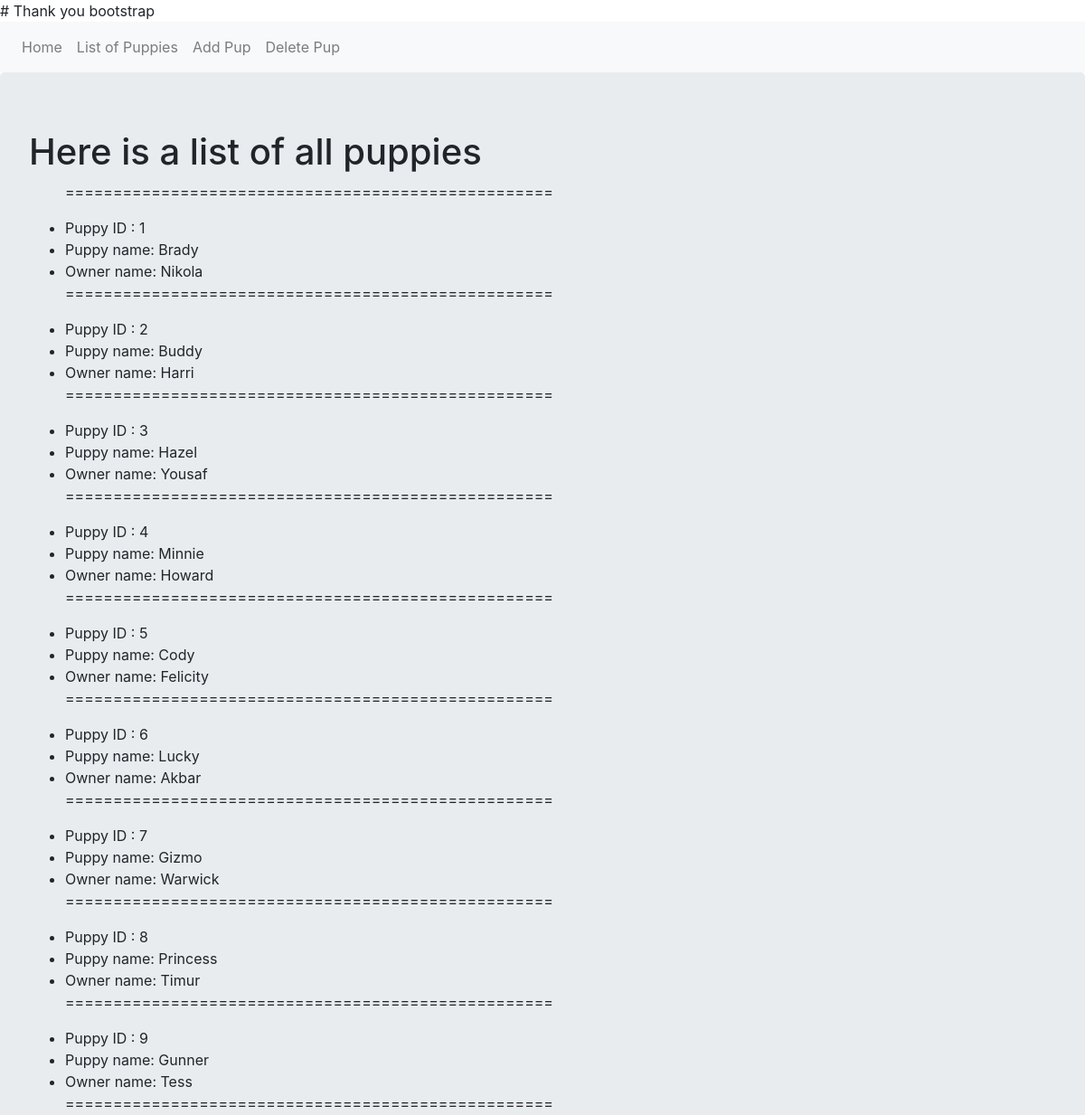
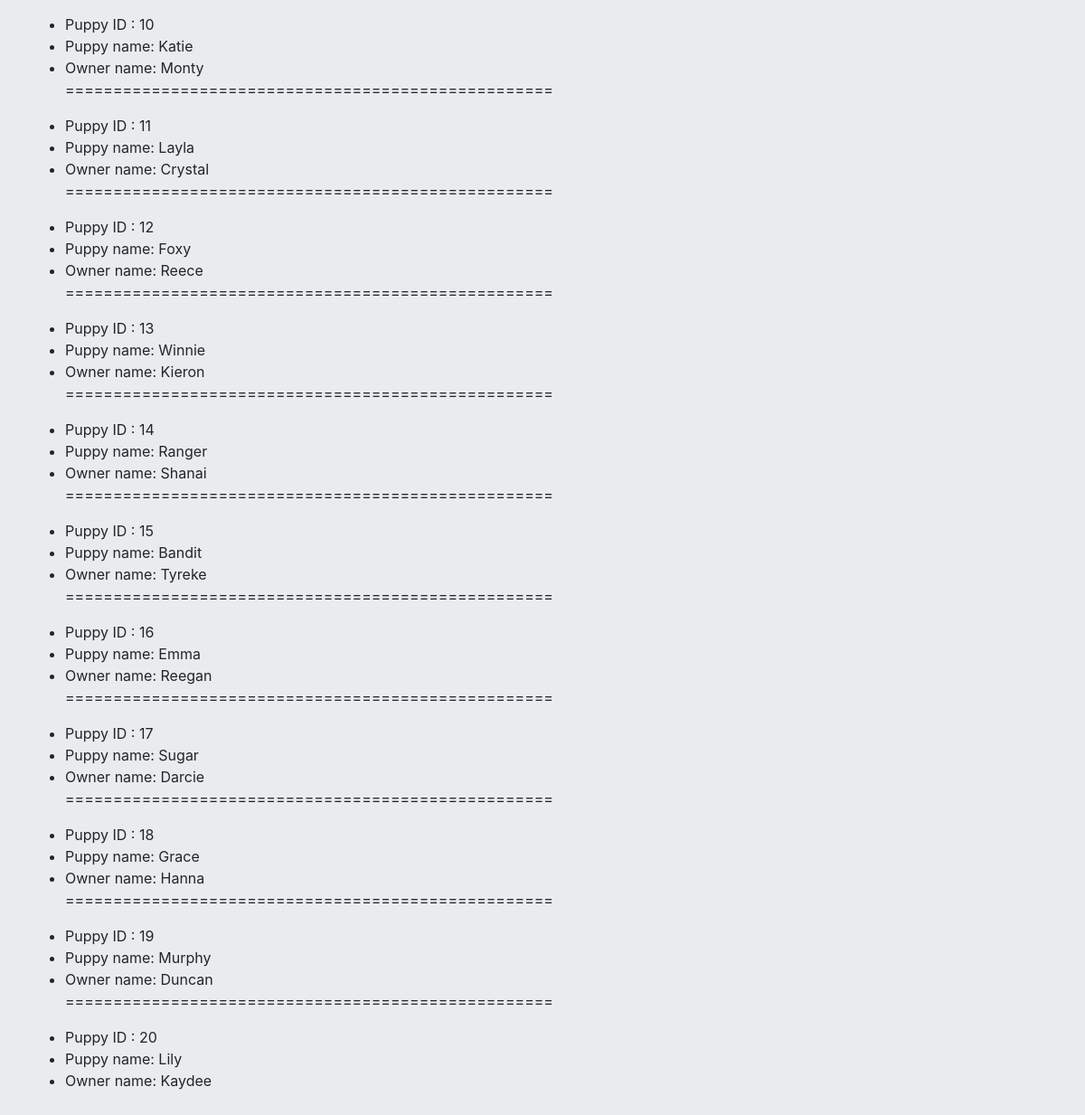
Page /list on the committed database (2 pictures, top to bottom).
### dbinit.py (models this page shows, shortened)
class Puppy(db.Model):
    __tablename__ = 'puppies'
    id = db.Column(db.Integer,primary_key = True)
    name = db.Column(db.Text)
    owner = db.relationship('Owner',backref='Puppy',uselist=False, cascade="all, delete-orphan")

class Owner(db.Model):
    __tablename__ = 'owners'
    id = db.Column(db.Integer,primary_key= True)
    name = db.Column(db.Text)
    puppy_id = db.Column(db.Integer,db.ForeignKey('puppies.id'))
    def __repr__(self):
        return f"{self.name} \n"

### dbinit.py (the view)
@app.route('/list')
def list_pup():
    puppies = Puppy.query.all()
    return render_template('list_pup.html', puppies=puppies)

### templates/list_pup.html
{% extends "base.html" %}
{% block content %}
<div class="jumbotron">
  <h1>Here is a list of all puppies</h1>
  <ul>
    {% for pup in puppies  %}
    <p>===================================================</p>
    <li>Puppy ID : {{pup.id}}</li>
    <li>Puppy name: {{pup.name}}</li>
    <li>Owner name: {{pup.owner}}</li>
    {% endfor %}
  </ul>
</div>
{% endblock %}

### templates/base.html (shortened to what this page needs)
<!DOCTYPE html>
<html lang="en" dir="ltr">
  <head>
    <link rel="stylesheet" href="https://maxcdn.bootstrapcdn.com/bootstrap/4.0.0/css/bootstrap.min.css">
  </head>
  <body>
    <nav class="navbar navbar-expand-lg navbar-light bg-light">
    <div class="navbar-nav">
      <a class="nav-item nav-link" href="{{ url_for('index') }}">Home</a>
      <a class="nav-item nav-link" href="{{ url_for('list_pup') }}">List of Puppies</a>
      <a class="nav-item nav-link" href="{{ url_for('add_pup') }}">Add Pup</a>
      <a class="nav-item nav-link" href="{{ url_for('del_pup') }}">Delete Pup</a>
    </div>
</nav>
    {% block content %}
    {% endblock %}
  </body>
</html>

### rows in the picture
Puppy: id "1", name "Brady", owner "Nikola"
Puppy: id "2", name "Buddy", owner "Harri"
Puppy: id "3", name "Hazel", owner "Yousaf"
Puppy: id "4", name "Minnie", owner "Howard"
Puppy: id "5", name "Cody", owner "Felicity"
Puppy: id "6", name "Lucky", owner "Akbar"
Puppy: id "7", name "Gizmo", owner "Warwick"
Puppy: id "8", name "Princess", owner "Timur"
Puppy: id "9", name "Gunner", owner "Tess"
Puppy: id "10", name "Katie", owner "Monty"
Puppy: id "11", name "Layla", owner "Crystal"
Puppy: id "12", name "Foxy", owner "Reece"
Puppy: id "13", name "Winnie", owner "Kieron"
Puppy: id "14", name "Ranger", owner "Shanai"
Puppy: id "15", name "Bandit", owner "Tyreke"
Puppy: id "16", name "Emma", owner "Reegan"
Puppy: id "17", name "Sugar", owner "Darcie"
Puppy: id "18", name "Grace", owner "Hanna"
Puppy: id "19", name "Murphy", owner "Duncan"
Puppy: id "20", name "Lily", owner "Kaydee"
